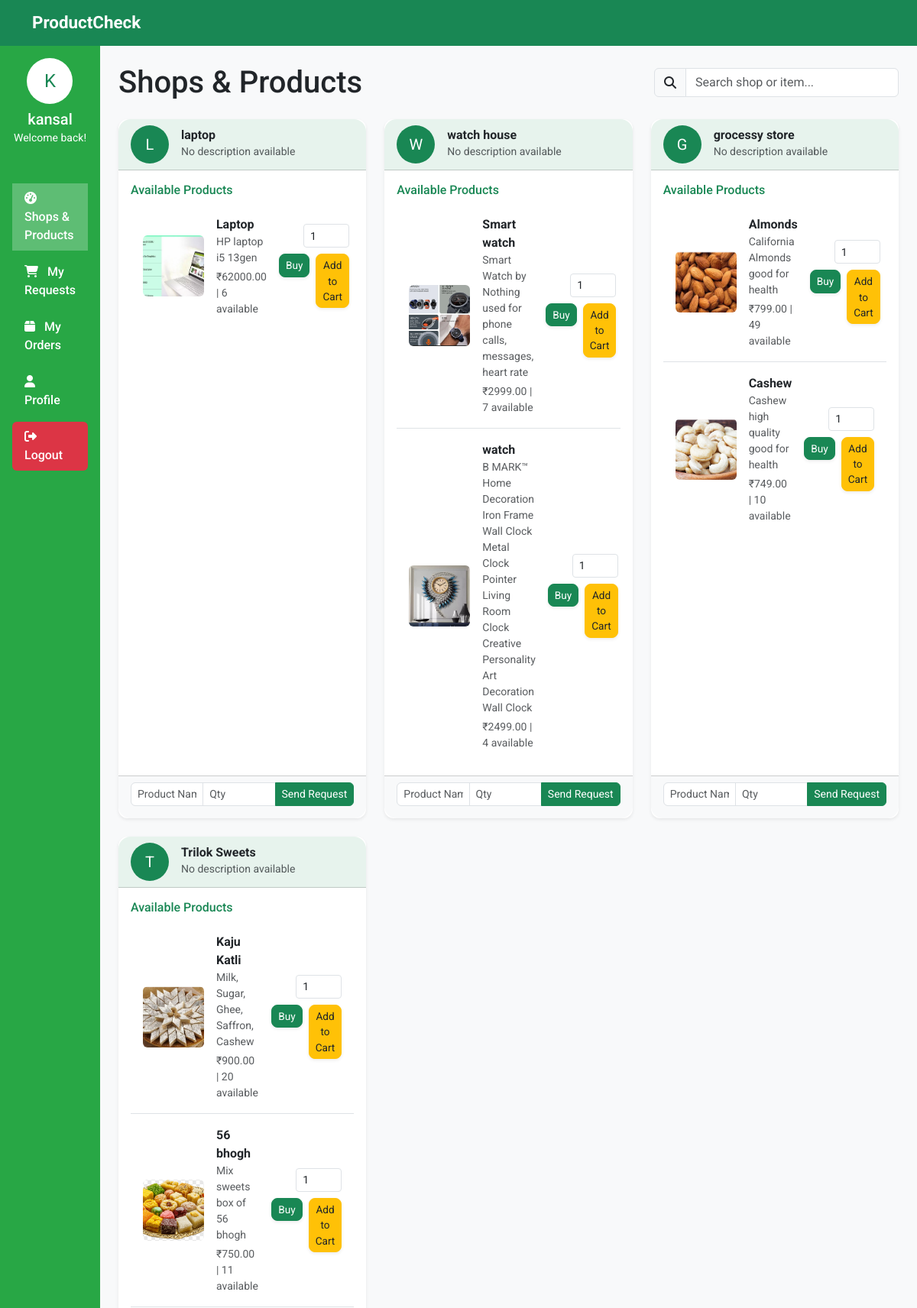
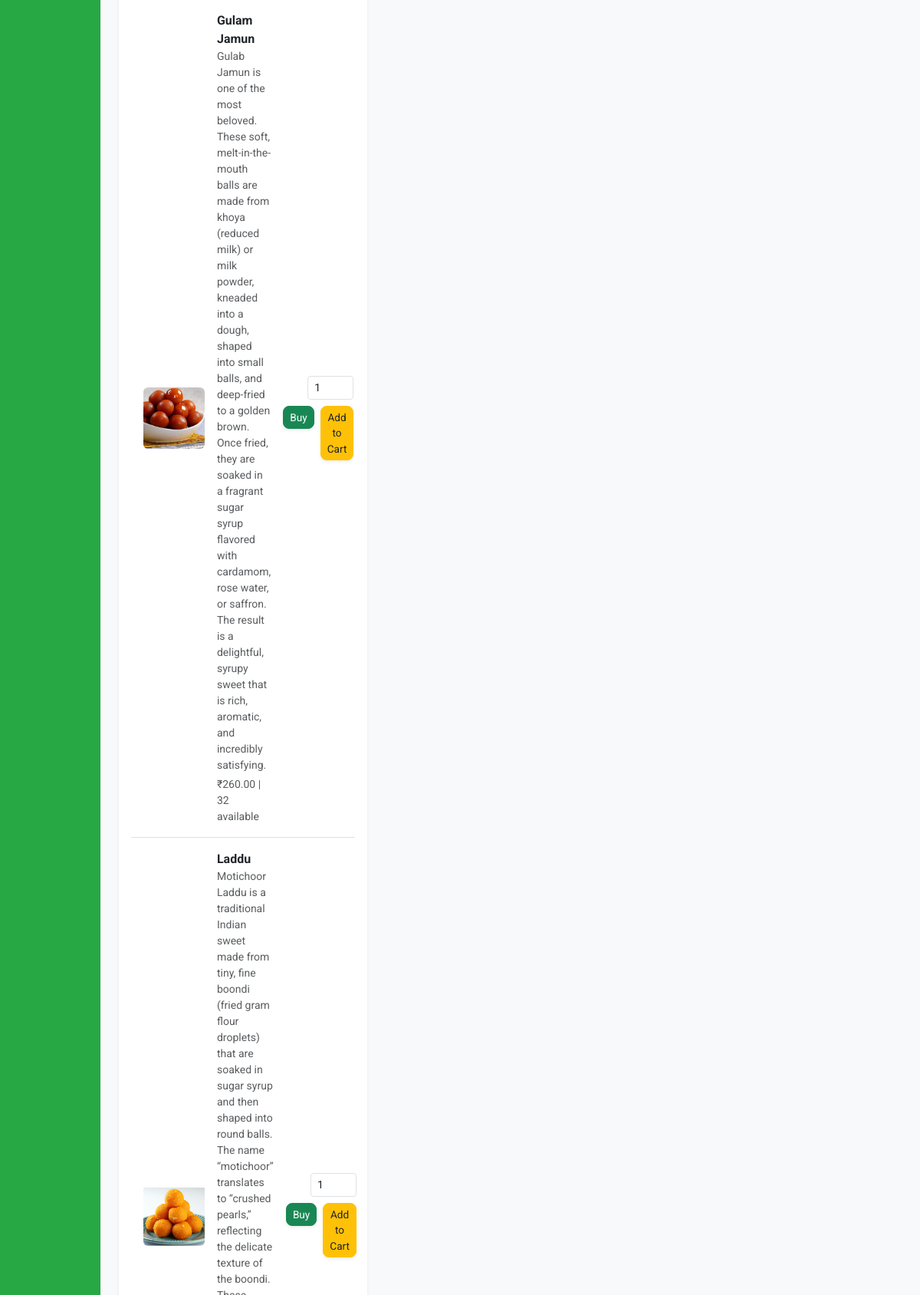
The page /user/dashboard/ (signed in, upper part) on the database its author committed (2 pictures, top to bottom).
### shops/models.py (models this page shows, shortened)
class Shop(models.Model):
    user = models.OneToOneField(User, on_delete=models.CASCADE, related_name="shop")
    shop_name = models.CharField(max_length=100)
    address = models.TextField(blank=True)

class Item(models.Model):
    shop = models.ForeignKey(Shop, on_delete=models.CASCADE, related_name="items")
    item_id = models.AutoField(primary_key=True)
    name = models.CharField(max_length=100)
    quantity = models.IntegerField()
    price = models.DecimalField(max_digits=10, decimal_places=2)
    description = models.TextField(blank=True)
    image = models.ImageField(upload_to='products/', blank=True, null=True)

### shops/views.py (the view, shortened to what this page needs)
# urls.py: path('user/dashboard/', views.user_dashboard, name='user_dashboard'),
@login_required
def user_dashboard(request):
    user = request.user
    profile = user.profile
    shops = Shop.objects.prefetch_related("items").all()
    requests = ItemRequest.objects.filter(user=user).select_related("shop", "item")
    orders = Order.objects.filter(user=user).order_by("-id")
    return render(request, "shops/user_dashboard.html", {
        "shops": shops,
        "requests": requests,
        "orders": orders,
        "profile": profile
    })

### templates/shops/user_dashboard.html (shortened to what this page needs)
{% extends 'base.html' %}
{% load static %}
{% block extra_head %}
<link rel="stylesheet" href="https://cdnjs.cloudflare.com/ajax/libs/animate.css/4.1.1/animate.min.css"/>
<link rel="stylesheet" href="https://cdnjs.cloudflare.com/ajax/libs/font-awesome/6.5.0/css/all.min.css"/>
{% endblock %}
{% block content %}
<div class="d-flex vh-100">
    <aside class="d-flex flex-column text-white p-3" style="width: 250px;">
        <div class="text-center mb-4">
            <div class="rounded-circle bg-white text-success d-flex align-items-center justify-content-center mx-auto mb-2" style="width:60px; height:60px; font-size:24px;">
                {{ user.username|slice:":1"|upper }}
            </div>
            <h5 class="mb-0">{{ user.username }}</h5>
            <small>Welcome back!</small>
        </div>
        <ul class="nav flex-column mt-4">
            <li class="nav-item mb-2">
                <a class="nav-link active-link" href="#" onclick="showSection('shops')">
                    <i class="fa fa-tachometer-alt me-2"></i> Shops & Products
                </a>
            </li>
            <li class="nav-item mb-2">
                <a class="nav-link" href="#" onclick="showSection('requests')">
                    <i class="fa fa-shopping-cart me-2"></i> My Requests
                </a>
            </li>
            <li class="nav-item mb-2">
                <a class="nav-link" href="#" onclick="showSection('orders')">
                    <i class="fa fa-box me-2"></i> My Orders
                </a>
            </li>
            <li class="nav-item mb-2">
                <a class="nav-link" href="#" onclick="showSection('profile')">
                    <i class="fa fa-user me-2"></i> Profile
                </a>
            </li>
            <li class="nav-item mt-auto">
                <a class="nav-link bg-danger bg-opacity-75 rounded" href="{% url 'logout' %}">
                    <i class="fa fa-sign-out-alt me-2"></i> Logout
                </a>
            </li>
        </ul>
    </aside>
    <main class="flex-fill p-4 overflow-auto bg-light">
        <div id="shopsSection" class="section" style="display:block;">
            <div class="d-flex justify-content-between align-items-center mb-4">
                <h1 class="mb-0">Shops & Products</h1>
                <div class="input-group" style="max-width: 320px;">
                    <span class="input-group-text">
                        <i class="fa fa-search"></i>
                    </span>
                    <input type="text"
                           id="shopProductSearch"
                           class="form-control"
                           placeholder="Search shop or item...">
                </div>
            </div>
            <div class="row g-4">
                {% for shop in shops %}
                <div class="col-md-6 col-lg-4 shop-card-col">
                    <div class="card h-100 shadow-sm">
                        <div class="card-header bg-success bg-opacity-10 d-flex align-items-center gap-3 rounded-top-4">
                            <div class="rounded-circle bg-success text-white d-flex align-items-center justify-content-center" style="width:50px; height:50px; font-size:20px;">
                                {{ shop.shop_name|default:shop.user.username|slice:":1"|upper }}
                            </div>
                            <div>
                                <h6 class="mb-0 fw-bold shop-name">
                                    {{ shop.shop_name|default:shop.user.username }}
                                </h6>
                                <small class="text-muted">{{ shop.description|default:"No description available" }}</small>
                            </div>
                        </div>
                        <div class="card-body">
                            <h6 class="card-title text-success">Available Products</h6>
                            <ul class="list-group list-group-flush">
                                {% for product in shop.items.all %}
                                <li class="list-group-item d-flex justify-content-between align-items-center py-3">
                                    {% if product.image %}
                                        <img src="{{ product.image.url }}"
                                             alt="{{ product.name }}"
                                             class="rounded me-3"
                                             style="width:80px; height:80px; object-fit:cover;">
                                    {% else %}
                                        <img src="{% static 'default-product.png' %}"
                                             alt="{{ product.name }}"
                                             class="rounded me-3"
                                             style="width:80px; height:80px; object-fit:cover;">
                                    {% endif %}
                                    <div class="flex-grow-1 me-3">
                                        <strong class="product-name d-block">{{ product.name }}</strong>
                                        {% if product.description %}
                                            <div class="small text-muted mb-1">
                                                {{ product.description }}
                                            </div>
                                        {% endif %}
                                        <div class="text-muted small">
                                            ₹{{ product.price }} | {{ product.quantity }} available
                                        </div>
                                    </div>
                                    <div class="d-flex flex-column gap-2 align-items-end">
                                        <input type="number"
                                               value="1"
                                               min="1"
                                               max="{{ product.quantity }}"
                                               class="form-control form-control-sm product-qty-input"
                                               data-product-id="{{ product.item_id }}">
                                        <div class="d-flex gap-2">
                                            <form method="POST"
                                                  action="{% url 'shops:buy_item' product.item_id %}"
                                                  class="buy-form"
                                                  data-product-id="{{ product.item_id }}">
                                                <button type="submit" class="btn btn-success btn-sm rounded-3 shadow-sm">
                                                    Buy
                                                </button>
                                            </form>
                                            <form method="POST"
                                                  action="{% url 'shops:add_to_cart' product.item_id %}"
                                                  class="cart-form"
                                                  data-product-id="{{ product.item_id }}">
                                                <button type="submit" class="btn btn-warning btn-sm rounded-3 shadow-sm">
                                                    Add to Cart
                                                </button>
                                            </form>
                                        </div>
                                    </div>
                                </li>
                                {% empty %}
                                <li class="list-group-item text-muted">No products available.</li>
                                {% endfor %}
                            </ul>
                        </div>
                        <div class="card-footer bg-light rounded-bottom-4">
                            <form class="send-request-form"
                           data-url="{% url 'shops:send_request' shop.id %}">
                                <div class="input-group input-group-sm mb-2">
                                    <input type="text" name="item_name" class="form-control rounded-start" placeholder="Product Name" required>
                                    <input type="number" name="quantity" class="form-control" placeholder="Qty" min="1" required>
                                    <button type="submit" class="btn btn-success rounded-end">Send Request</button>
                                </div>
                            </form>
                        </div>
                    </div>
                </div>
                {% empty %}
                <p class="text-center text-muted col-12">No shops available at the moment.</p>
                {% endfor %}
            </div>
        </div>
    </main>
</div>
{% endblock %}

### templates/base.html (style rules this page uses)
body { font-family: 'Roboto', sans-serif; background: #f4f6f9; }

### templates/shops/user_dashboard.html (style rules this page uses)
.section { display: none; }
.active-link { background-color: rgba(255,255,255,0.25); }
aside { background-color: #28a745 !important; }
aside .nav-link { color: white; font-weight: 500; transition: background 0.3s; }
aside .bg-danger { background-color: #dc3545 !important; }
.card { border: none; border-radius: 12px; transition: transform 0.2s, box-shadow 0.2s; }
.btn-sm { font-size: 0.85rem; }
.btn-success { background-color: #198754; border-color: #198754; }
.btn-warning { background-color: #ffc107; border-color: #ffc107; color: #212529; }
.form-control-sm { height: calc(1.5em + .5rem + 2px); }
li.list-group-item input[type="number"] { width: 60px; }

### rows shown on the page
Shop: shop_name "L", shop_name "laptop", description "No description available"
Item: image (picture), name "Laptop", description "HP laptop i5 13gen", price "62000.00", quantity "6"
Shop: shop_name "W", shop_name "watch house", description "No description available"
Item: image (picture), name "Smart watch", description "Smart Watch by Nothing used for phone calls, messages, heart rate", price "2999.00", quantity "7"
Item: image (picture), name "watch", description "B MARK™ Home Decoration Iron Frame Wall Clock Metal Clock Pointer Living Room Clock Creative Personality Art Decoration Wall Clock", price "2499.00", quantity "4"
Shop: shop_name "G", shop_name "grocessy store", description "No description available"
Item: image (picture), name "Almonds", description "California Almonds good for health", price "799.00", quantity "49"
Item: image (picture), name "Cashew", description "Cashew high quality good for health", price "749.00", quantity "10"
Shop: shop_name "T", shop_name "Trilok Sweets", description "No description available"
Item: image (picture), name "Kaju Katli", description "Milk, Sugar, Ghee, Saffron, Cashew", price "900.00", quantity "20"
Item: image (picture), name "56 bhogh", description "Mix sweets box of 56 bhogh", price "750.00", quantity "11"
Item: image (picture), name "Gulam Jamun", description "Gulab Jamun is one of the most beloved. These soft, melt-in-the-mouth balls are made from khoya (reduced milk) or milk powder, kneaded into a dough, shaped into small balls, and deep-fried to a golden brown. Once fried, they are soaked in a fragrant sugar syrup flavored with cardamom, rose water, or saffron. The result is a delightful, syrupy sweet that is rich, aromatic, and incredibly satisfying.", price "260.00", quantity "32"
Item: image (picture), name "Laddu"

### other values the page prints
{{ user.username|slice:":1"|upper }} "K"
{{ user.username }} "kansal"
